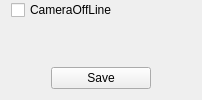
          <widget class="DHBaseWidget" name="widget_CameraSurveillance" native="true">
           <property name="sizePolicy">
            <sizepolicy hsizetype="Minimum" vsizetype="Preferred">
             <horstretch>0</horstretch>
             <verstretch>0</verstretch>
            </sizepolicy>
           </property>
           <layout class="QVBoxLayout" name="verticalLayout_18">
            <property name="topMargin">
             <number>0</number>
            </property>
            <item>
             <layout class="QVBoxLayout" name="namelayout_CameraSurveillance"/>
            </item>
            <item>
             <layout class="QHBoxLayout" name="horizontalLayout_27">
              <item>
               <layout class="QVBoxLayout" name="verticalLayout_19">
                <item>
                 <layout class="QHBoxLayout" name="horizontalLayout_28">
                  <item>
                   <widget class="QCheckBox" name="checkBox_CameraOffLine">
                    <property name="text">
                     <string>CameraOffLine</string>
                    </property>
                   </widget>
                  </item>
                 </layout>
                </item>
                <item>
                 <layout class="QHBoxLayout" name="horizontalLayout_30"/>
                </item>
                <item>
                 <widget class="QWidget" name="widget_StatisErrorType_4" native="true">
                  <property name="minimumSize">
                   <size>
                    <width>0</width>
                    <height>0</height>
                   </size>
                  </property>
                  <layout class="QGridLayout" name="gridLayout_25">
                   <property name="margin">
                    <number>2</number>
                   </property>
                   <item row="0" column="0">
                    <layout class="QGridLayout" name="layoutStatisErrorType_4"/>
                   </item>
                  </layout>
                 </widget>
                </item>
                <item>
                 <layout class="QHBoxLayout" name="horizontalLayout_31">
                  <item>
                   <spacer name="horizontalSpacer_15">
                    <property name="orientation">
                     <enum>Qt::Horizontal</enum>
                    </property>
                    <property name="sizeHint" stdset="0">
                     <size>
                      <width>40</width>
                      <height>20</height>
                     </size>
                    </property>
                   </spacer>
                  </item>
                  <item>
                   <widget class="QPushButton" name="btnOK_CameraSurveillance">
                    <property name="minimumSize">
                     <size>
                      <width>100</width>
                      <height>0</height>
                     </size>
                    </property>
                    <property name="text">
                     <string>Save</string>
                    </property>
                   </widget>
                  </item>
                 </layout>
                </item>
               </layout>
              </item>
              <item>
               <spacer name="horizontalSpacer_16">
                <property name="orientation">
                 <enum>Qt::Horizontal</enum>
                </property>
                <property name="sizeHint" stdset="0">
                 <size>
                  <width>40</width>
                  <height>20</height>
                 </size>
                </property>
               </spacer>
              </item>
             </layout>
            </item>
           </layout>
          </widget>
